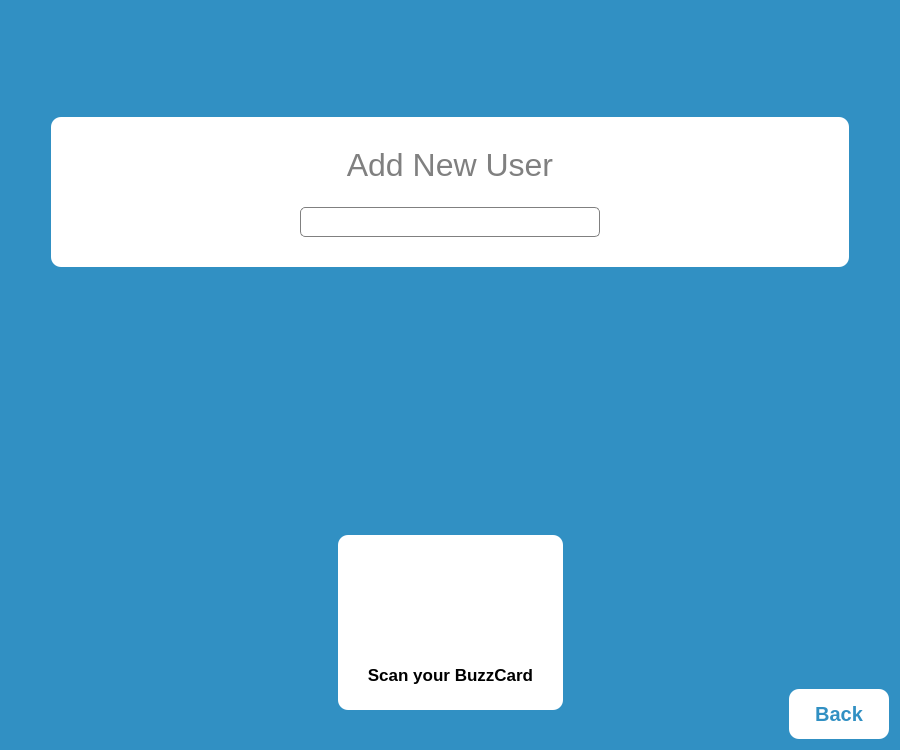
<?xml version="1.0" encoding="UTF-8"?>
<ui version="4.0">
 <class>centralWidget</class>
 <widget class="QWidget" name="centralWidget">
  <property name="geometry">
   <rect>
    <x>0</x>
    <y>0</y>
    <width>900</width>
    <height>750</height>
   </rect>
  </property>
  <property name="minimumSize">
   <size>
    <width>900</width>
    <height>750</height>
   </size>
  </property>
  <property name="windowTitle">
   <string>Time Clock Login</string>
  </property>
  <property name="autoFillBackground">
   <bool>false</bool>
  </property>
  <property name="styleSheet">
   <string notr="true">background-color: #3190C3;</string>
  </property>
  <layout class="QVBoxLayout" name="verticalLayout_2">
   <item>
    <widget class="QLabel" name="label">
     <property name="minimumSize">
      <size>
       <width>0</width>
       <height>100</height>
      </size>
     </property>
     <property name="maximumSize">
      <size>
       <width>16777215</width>
       <height>100</height>
      </size>
     </property>
     <property name="font">
      <font>
       <family>Helvetica</family>
       <pointsize>48</pointsize>
      </font>
     </property>
     <property name="styleSheet">
      <string notr="true">color: white;</string>
     </property>
     <property name="text">
      <string/>
     </property>
     <property name="pixmap">
      <pixmap>resources/humanity_logo.svg</pixmap>
     </property>
     <property name="alignment">
      <set>Qt::AlignCenter</set>
     </property>
    </widget>
   </item>
   <item>
    <layout class="QHBoxLayout" name="horizontalLayout_2">
     <item>
      <spacer name="horizontalSpacer_3">
       <property name="orientation">
        <enum>Qt::Horizontal</enum>
       </property>
       <property name="sizeType">
        <enum>QSizePolicy::Fixed</enum>
       </property>
       <property name="sizeHint" stdset="0">
        <size>
         <width>40</width>
         <height>20</height>
        </size>
       </property>
      </spacer>
     </item>
     <item>
      <widget class="QWidget" name="widget" native="true">
       <property name="minimumSize">
        <size>
         <width>700</width>
         <height>150</height>
        </size>
       </property>
       <property name="maximumSize">
        <size>
         <width>16777215</width>
         <height>150</height>
        </size>
       </property>
       <property name="styleSheet">
        <string notr="true">background-color: white;
 border-radius: 10px;</string>
       </property>
       <layout class="QVBoxLayout" name="verticalLayout_3">
        <item>
         <spacer name="verticalSpacer_2">
          <property name="orientation">
           <enum>Qt::Vertical</enum>
          </property>
          <property name="sizeHint" stdset="0">
           <size>
            <width>20</width>
            <height>40</height>
           </size>
          </property>
         </spacer>
        </item>
        <item>
         <widget class="QLabel" name="label_2">
          <property name="font">
           <font>
            <family>Helvetica</family>
            <pointsize>24</pointsize>
           </font>
          </property>
          <property name="styleSheet">
           <string notr="true">color: grey;</string>
          </property>
          <property name="text">
           <string>Add New User</string>
          </property>
          <property name="alignment">
           <set>Qt::AlignCenter</set>
          </property>
         </widget>
        </item>
        <item>
         <spacer name="verticalSpacer_4">
          <property name="orientation">
           <enum>Qt::Vertical</enum>
          </property>
          <property name="sizeHint" stdset="0">
           <size>
            <width>20</width>
            <height>40</height>
           </size>
          </property>
         </spacer>
        </item>
        <item>
         <layout class="QHBoxLayout" name="horizontalLayout">
          <property name="spacing">
           <number>10</number>
          </property>
          <item>
           <spacer name="horizontalSpacer">
            <property name="orientation">
             <enum>Qt::Horizontal</enum>
            </property>
            <property name="sizeHint" stdset="0">
             <size>
              <width>40</width>
              <height>20</height>
             </size>
            </property>
           </spacer>
          </item>
          <item>
           <widget class="QComboBox" name="userDropdown">
            <property name="minimumSize">
             <size>
              <width>300</width>
              <height>30</height>
             </size>
            </property>
            <property name="maximumSize">
             <size>
              <width>300</width>
              <height>30</height>
             </size>
            </property>
            <property name="font">
             <font>
              <family>Helvetica</family>
              <pointsize>14</pointsize>
             </font>
            </property>
            <property name="styleSheet">
             <string notr="true">QComboBox { border: 1px solid grey; border-radius: 5px; }
QComboBox::drop-down { border-color:grey; width: 30px; border: 0px; border-radius: 5px; }
QComboBox::down-arrow { image: url(./resources/down-arrow-grey.svg); width: 30px; height: 30px; }</string>
            </property>
           </widget>
          </item>
          <item>
           <spacer name="horizontalSpacer_2">
            <property name="orientation">
             <enum>Qt::Horizontal</enum>
            </property>
            <property name="sizeHint" stdset="0">
             <size>
              <width>40</width>
              <height>20</height>
             </size>
            </property>
           </spacer>
          </item>
         </layout>
        </item>
        <item>
         <spacer name="verticalSpacer_3">
          <property name="orientation">
           <enum>Qt::Vertical</enum>
          </property>
          <property name="sizeHint" stdset="0">
           <size>
            <width>20</width>
            <height>40</height>
           </size>
          </property>
         </spacer>
        </item>
       </layout>
      </widget>
     </item>
     <item>
      <spacer name="horizontalSpacer_4">
       <property name="orientation">
        <enum>Qt::Horizontal</enum>
       </property>
       <property name="sizeType">
        <enum>QSizePolicy::Fixed</enum>
       </property>
       <property name="sizeHint" stdset="0">
        <size>
         <width>40</width>
         <height>20</height>
        </size>
       </property>
      </spacer>
     </item>
    </layout>
   </item>
   <item>
    <spacer name="verticalSpacer">
     <property name="orientation">
      <enum>Qt::Vertical</enum>
     </property>
     <property name="sizeHint" stdset="0">
      <size>
       <width>20</width>
       <height>40</height>
      </size>
     </property>
    </spacer>
   </item>
   <item>
    <layout class="QHBoxLayout" name="horizontalLayout_2">
     <property name="spacing">
      <number>0</number>
     </property>
     <item>
      <spacer name="horizontalSpacer_5">
       <property name="orientation">
        <enum>Qt::Horizontal</enum>
       </property>
       <property name="sizeType">
        <enum>QSizePolicy::Fixed</enum>
       </property>
       <property name="sizeHint" stdset="0">
        <size>
         <width>100</width>
         <height>20</height>
        </size>
       </property>
      </spacer>
     </item>
     <item>
      <spacer name="horizontalSpacer_3">
       <property name="orientation">
        <enum>Qt::Horizontal</enum>
       </property>
       <property name="sizeHint" stdset="0">
        <size>
         <width>40</width>
         <height>20</height>
        </size>
       </property>
      </spacer>
     </item>
     <item>
      <widget class="QWidget" name="widget" native="true">
       <property name="minimumSize">
        <size>
         <width>225</width>
         <height>175</height>
        </size>
       </property>
       <property name="maximumSize">
        <size>
         <width>225</width>
         <height>175</height>
        </size>
       </property>
       <property name="styleSheet">
        <string notr="true">background-color: white;
 border-radius: 10px;</string>
       </property>
       <layout class="QVBoxLayout" name="verticalLayout_3">
        <item>
         <spacer name="verticalSpacer_2">
          <property name="orientation">
           <enum>Qt::Vertical</enum>
          </property>
          <property name="sizeHint" stdset="0">
           <size>
            <width>20</width>
            <height>40</height>
           </size>
          </property>
         </spacer>
        </item>
        <item>
         <layout class="QHBoxLayout" name="horizontalLayout">
          <property name="spacing">
           <number>10</number>
          </property>
          <item>
           <spacer name="horizontalSpacer">
            <property name="orientation">
             <enum>Qt::Horizontal</enum>
            </property>
            <property name="sizeHint" stdset="0">
             <size>
              <width>40</width>
              <height>20</height>
             </size>
            </property>
           </spacer>
          </item>
          <item>
           <widget class="QLabel" name="label_3">
            <property name="minimumSize">
             <size>
              <width>100</width>
              <height>100</height>
             </size>
            </property>
            <property name="maximumSize">
             <size>
              <width>100</width>
              <height>100</height>
             </size>
            </property>
            <property name="text">
             <string/>
            </property>
            <property name="pixmap">
             <pixmap>resources/card.png</pixmap>
            </property>
            <property name="scaledContents">
             <bool>true</bool>
            </property>
            <property name="alignment">
             <set>Qt::AlignCenter</set>
            </property>
           </widget>
          </item>
          <item>
           <spacer name="horizontalSpacer_2">
            <property name="orientation">
             <enum>Qt::Horizontal</enum>
            </property>
            <property name="sizeHint" stdset="0">
             <size>
              <width>40</width>
              <height>20</height>
             </size>
            </property>
           </spacer>
          </item>
         </layout>
        </item>
        <item>
         <widget class="QLabel" name="label_4">
          <property name="font">
           <font>
            <family>Helvetica</family>
            <pointsize>13</pointsize>
            <weight>75</weight>
            <bold>true</bold>
           </font>
          </property>
          <property name="text">
           <string>Scan your BuzzCard</string>
          </property>
          <property name="alignment">
           <set>Qt::AlignCenter</set>
          </property>
         </widget>
        </item>
        <item>
         <spacer name="verticalSpacer_5">
          <property name="orientation">
           <enum>Qt::Vertical</enum>
          </property>
          <property name="sizeHint" stdset="0">
           <size>
            <width>20</width>
            <height>40</height>
           </size>
          </property>
         </spacer>
        </item>
       </layout>
      </widget>
     </item>
     <item>
      <spacer name="horizontalSpacer_4">
       <property name="orientation">
        <enum>Qt::Horizontal</enum>
       </property>
       <property name="sizeHint" stdset="0">
        <size>
         <width>40</width>
         <height>20</height>
        </size>
       </property>
      </spacer>
     </item>
     <item>
      <layout class="QVBoxLayout" name="verticalLayout_4">
       <item>
        <spacer name="verticalSpacer_6">
         <property name="orientation">
          <enum>Qt::Vertical</enum>
         </property>
         <property name="sizeHint" stdset="0">
          <size>
           <width>20</width>
           <height>40</height>
          </size>
         </property>
        </spacer>
       </item>
       <item>
        <widget class="QPushButton" name="backButton">
         <property name="minimumSize">
          <size>
           <width>100</width>
           <height>50</height>
          </size>
         </property>
         <property name="maximumSize">
          <size>
           <width>100</width>
           <height>50</height>
          </size>
         </property>
         <property name="font">
          <font>
           <family>Helvetica</family>
           <pointsize>15</pointsize>
           <weight>75</weight>
           <bold>true</bold>
          </font>
         </property>
         <property name="styleSheet">
          <string notr="true">color: #3190C3; background-color: white; border-radius: 10px;</string>
         </property>
         <property name="text">
          <string>Back</string>
         </property>
        </widget>
       </item>
      </layout>
     </item>
    </layout>
   </item>
  </layout>
 </widget>
 <layoutdefault spacing="6" margin="11"/>
 <resources/>
 <connections/>
</ui>
